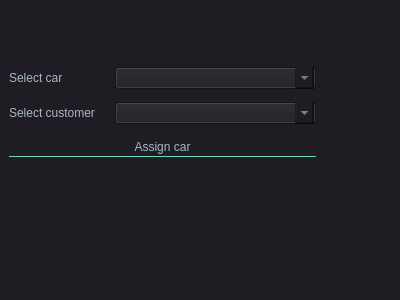
<?xml version="1.0" encoding="UTF-8"?>
<ui version="4.0">
 <class>assigncar</class>
 <widget class="QDialog" name="assigncar">
  <property name="geometry">
   <rect>
    <x>0</x>
    <y>0</y>
    <width>400</width>
    <height>300</height>
   </rect>
  </property>
  <property name="windowTitle">
   <string>Dialog</string>
  </property>
  <property name="styleSheet">
   <string notr="true">QMainWindow {
	background-color:#1e1d23;
}
QDialog {
	background-color:#1e1d23;
}
QColorDialog {
	background-color:#1e1d23;
}
QTextEdit {
	background-color:#1e1d23;
	color: #a9b7c6;
}
QPlainTextEdit {
	selection-background-color:#007b50;
	background-color:#1e1d23;
	border-style: solid;
	border-top-color: transparent;
	border-right-color: transparent;
	border-left-color: transparent;
	border-bottom-color: transparent;
	border-width: 1px;
	color: #a9b7c6;
}
QPushButton{
	border-style: solid;
	border-top-color: transparent;
	border-right-color: transparent;
	border-left-color: transparent;
	border-bottom-color: transparent;
	border-width: 1px;
	border-style: solid;
	color: #a9b7c6;
	padding: 2px;
	background-color: #1e1d23;
}
QPushButton::default{
	border-style: inset;
	border-top-color: transparent;
	border-right-color: transparent;
	border-left-color: transparent;
	border-bottom-color: #04b97f;
	border-width: 1px;
	color: #a9b7c6;
	padding: 2px;
	background-color: #1e1d23;
}
QToolButton {
	border-style: solid;
	border-top-color: transparent;
	border-right-color: transparent;
	border-left-color: transparent;
	border-bottom-color: #04b97f;
	border-bottom-width: 1px;
	border-style: solid;
	color: #a9b7c6;
	padding: 2px;
	background-color: #1e1d23;
}
QToolButton:hover{
	border-style: solid;
	border-top-color: transparent;
	border-right-color: transparent;
	border-left-color: transparent;
	border-bottom-color: #37efba;
	border-bottom-width: 2px;
	border-style: solid;
	color: #FFFFFF;
	padding-bottom: 1px;
	background-color: #1e1d23;
}
QPushButton:hover{
	border-style: solid;
	border-top-color: transparent;
	border-right-color: transparent;
	border-left-color: transparent;
	border-bottom-color: #37efba;
	border-bottom-width: 1px;
	border-style: solid;
	color: #FFFFFF;
	padding-bottom: 2px;
	background-color: #1e1d23;
}
QPushButton:pressed{
	border-style: solid;
	border-top-color: transparent;
	border-right-color: transparent;
	border-left-color: transparent;
	border-bottom-color: #37efba;
	border-bottom-width: 2px;
	border-style: solid;
	color: #37efba;
	padding-bottom: 1px;
	background-color: #1e1d23;
}
QPushButton:disabled{
	border-style: solid;
	border-top-color: transparent;
	border-right-color: transparent;
	border-left-color: transparent;
	border-bottom-color: #808086;
	border-bottom-width: 2px;
	border-style: solid;
	color: #808086;
	padding-bottom: 1px;
	background-color: #1e1d23;
}
QLineEdit {
	border-width: 1px; border-radius: 4px;
	border-color: rgb(58, 58, 58);
	border-style: inset;
	padding: 0 8px;
	color: #a9b7c6;
	background:#1e1d23;
	selection-background-color:#007b50;
	selection-color: #FFFFFF;
}
QLabel {
	color: #a9b7c6;
}
QLCDNumber {
	color: #37e6b4;
}
QProgressBar {
	text-align: center;
	color: rgb(240, 240, 240);
	border-width: 1px; 
	border-radius: 10px;
	border-color: rgb(58, 58, 58);
	border-style: inset;
	background-color:#1e1d23;
}
QProgressBar::chunk {
	background-color: #04b97f;
	border-radius: 5px;
}
QMenuBar {
	background-color: #1e1d23;
}
QMenuBar::item {
	color: #a9b7c6;
  	spacing: 3px;
  	padding: 1px 4px;
  	background: #1e1d23;
}

QMenuBar::item:selected {
  	background:#1e1d23;
	color: #FFFFFF;
}
QMenu::item:selected {
	border-style: solid;
	border-top-color: transparent;
	border-right-color: transparent;
	border-left-color: #04b97f;
	border-bottom-color: transparent;
	border-left-width: 2px;
	color: #FFFFFF;
	padding-left:15px;
	padding-top:4px;
	padding-bottom:4px;
	padding-right:7px;
	background-color: #1e1d23;
}
QMenu::item {
	border-style: solid;
	border-top-color: transparent;
	border-right-color: transparent;
	border-left-color: transparent;
	border-bottom-color: transparent;
	border-bottom-width: 1px;
	border-style: solid;
	color: #a9b7c6;
	padding-left:17px;
	padding-top:4px;
	padding-bottom:4px;
	padding-right:7px;
	background-color: #1e1d23;
}
QMenu{
	background-color:#1e1d23;
}
QTabWidget {
	color:rgb(0,0,0);
	background-color:#1e1d23;
}
QTabWidget::pane {
		border-color: rgb(77,77,77);
		background-color:#1e1d23;
		border-style: solid;
		border-width: 1px;
    	border-radius: 6px;
}
QTabBar::tab {
	border-style: solid;
	border-top-color: transparent;
	border-right-color: transparent;
	border-left-color: transparent;
	border-bottom-color: transparent;
	border-bottom-width: 1px;
	border-style: solid;
	color: #808086;
	padding: 3px;
	margin-left:3px;
	background-color: #1e1d23;
}
QTabBar::tab:selected, QTabBar::tab:last:selected, QTabBar::tab:hover {
  	border-style: solid;
	border-top-color: transparent;
	border-right-color: transparent;
	border-left-color: transparent;
	border-bottom-color: #04b97f;
	border-bottom-width: 2px;
	border-style: solid;
	color: #FFFFFF;
	padding-left: 3px;
	padding-bottom: 2px;
	margin-left:3px;
	background-color: #1e1d23;
}

QCheckBox {
	color: #a9b7c6;
	padding: 2px;
}
QCheckBox:disabled {
	color: #808086;
	padding: 2px;
}

QCheckBox:hover {
	border-radius:4px;
	border-style:solid;
	padding-left: 1px;
	padding-right: 1px;
	padding-bottom: 1px;
	padding-top: 1px;
	border-width:1px;
	border-color: rgb(87, 97, 106);
	background-color:#1e1d23;
}
QCheckBox::indicator:checked {

	height: 10px;
	width: 10px;
	border-style:solid;
	border-width: 1px;
	border-color: #04b97f;
	color: #a9b7c6;
	background-color: #04b97f;
}
QCheckBox::indicator:unchecked {

	height: 10px;
	width: 10px;
	border-style:solid;
	border-width: 1px;
	border-color: #04b97f;
	color: #a9b7c6;
	background-color: transparent;
}
QRadioButton {
	color: #a9b7c6;
	background-color: #1e1d23;
	padding: 1px;
}
QRadioButton::indicator:checked {
	height: 10px;
	width: 10px;
	border-style:solid;
	border-radius:5px;
	border-width: 1px;
	border-color: #04b97f;
	color: #a9b7c6;
	background-color: #04b97f;
}
QRadioButton::indicator:!checked {
	height: 10px;
	width: 10px;
	border-style:solid;
	border-radius:5px;
	border-width: 1px;
	border-color: #04b97f;
	color: #a9b7c6;
	background-color: transparent;
}
QStatusBar {
	color:#027f7f;
}
QSpinBox {
	color: #a9b7c6;	
	background-color: #1e1d23;
}
QDoubleSpinBox {
	color: #a9b7c6;	
	background-color: #1e1d23;
}
QTimeEdit {
	color: #a9b7c6;	
	background-color: #1e1d23;
}
QDateTimeEdit {
	color: #a9b7c6;	
	background-color: #1e1d23;
}
QDateEdit {
	color: #a9b7c6;	
	background-color: #1e1d23;
}
QComboBox {
	color: #a9b7c6;	
	background: #1e1d23;
}
QComboBox:editable {
	background: #1e1d23;
	color: #a9b7c6;
	selection-background-color: #1e1d23;
}
QComboBox QAbstractItemView {
	color: #a9b7c6;	
	background: #1e1d23;
	selection-color: #FFFFFF;
	selection-background-color: #1e1d23;
}
QComboBox:!editable:on, QComboBox::drop-down:editable:on {
	color: #a9b7c6;	
	background: #1e1d23;
}
QFontComboBox {
	color: #a9b7c6;	
	background-color: #1e1d23;
}
QToolBox {
	color: #a9b7c6;
	background-color: #1e1d23;
}
QToolBox::tab {
	color: #a9b7c6;
	background-color: #1e1d23;
}
QToolBox::tab:selected {
	color: #FFFFFF;
	background-color: #1e1d23;
}
QScrollArea {
	color: #FFFFFF;
	background-color: #1e1d23;
}
QSlider::groove:horizontal {
	height: 5px;
	background: #04b97f;
}
QSlider::groove:vertical {
	width: 5px;
	background: #04b97f;
}
QSlider::handle:horizontal {
	background: qlineargradient(x1:0, y1:0, x2:1, y2:1, stop:0 #b4b4b4, stop:1 #8f8f8f);
	border: 1px solid #5c5c5c;
	width: 14px;
	margin: -5px 0;
	border-radius: 7px;
}
QSlider::handle:vertical {
	background: qlineargradient(x1:1, y1:1, x2:0, y2:0, stop:0 #b4b4b4, stop:1 #8f8f8f);
	border: 1px solid #5c5c5c;
	height: 14px;
	margin: 0 -5px;
	border-radius: 7px;
}
QSlider::add-page:horizontal {
    background: white;
}
QSlider::add-page:vertical {
    background: white;
}
QSlider::sub-page:horizontal {
    background: #04b97f;
}
QSlider::sub-page:vertical {
    background: #04b97f;
}</string>
  </property>
  <widget class="QWidget" name="">
   <property name="geometry">
    <rect>
     <x>9</x>
     <y>60</y>
     <width>307</width>
     <height>106</height>
    </rect>
   </property>
   <layout class="QGridLayout" name="gridLayout">
    <item row="0" column="0">
     <widget class="QLabel" name="label">
      <property name="text">
       <string>Select car</string>
      </property>
     </widget>
    </item>
    <item row="2" column="0" colspan="3">
     <widget class="QPushButton" name="assigncar_2">
      <property name="text">
       <string>Assign car</string>
      </property>
     </widget>
    </item>
    <item row="0" column="1" colspan="2">
     <widget class="QComboBox" name="car_assignbox"/>
    </item>
    <item row="1" column="0">
     <widget class="QLabel" name="label_2">
      <property name="text">
       <string>Select customer </string>
      </property>
     </widget>
    </item>
    <item row="1" column="1" colspan="2">
     <widget class="QComboBox" name="customerbox"/>
    </item>
   </layout>
  </widget>
 </widget>
 <resources/>
 <connections/>
</ui>
